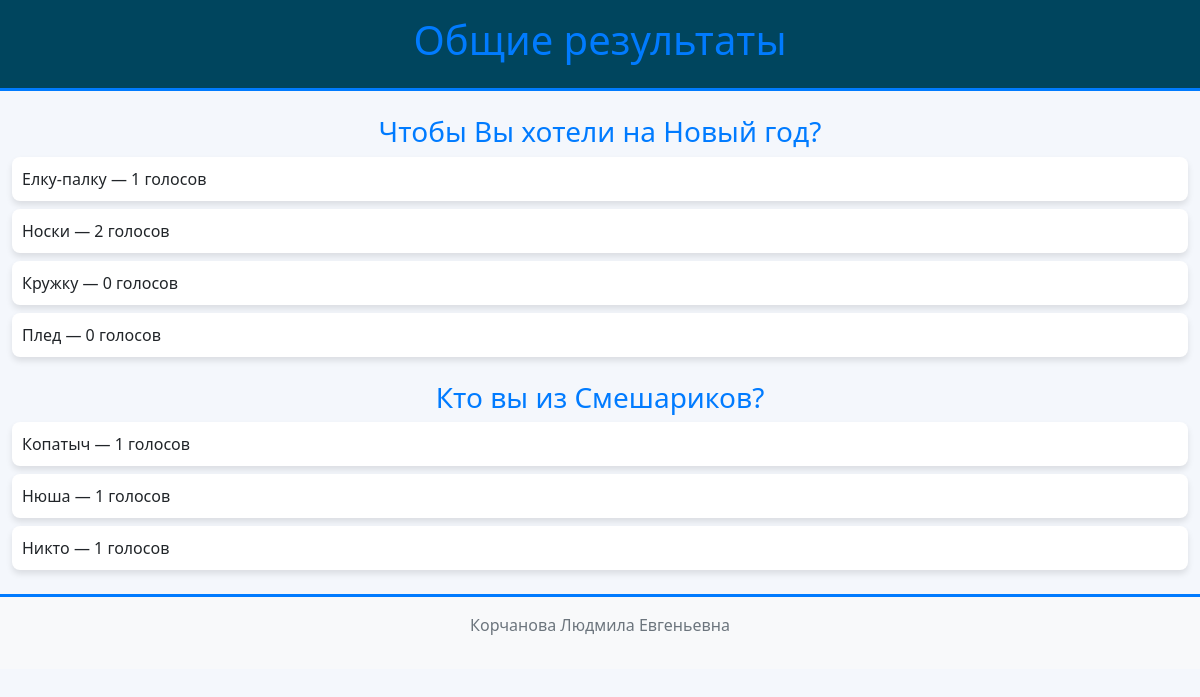
The page /all_results/ on the database as committed earlier.
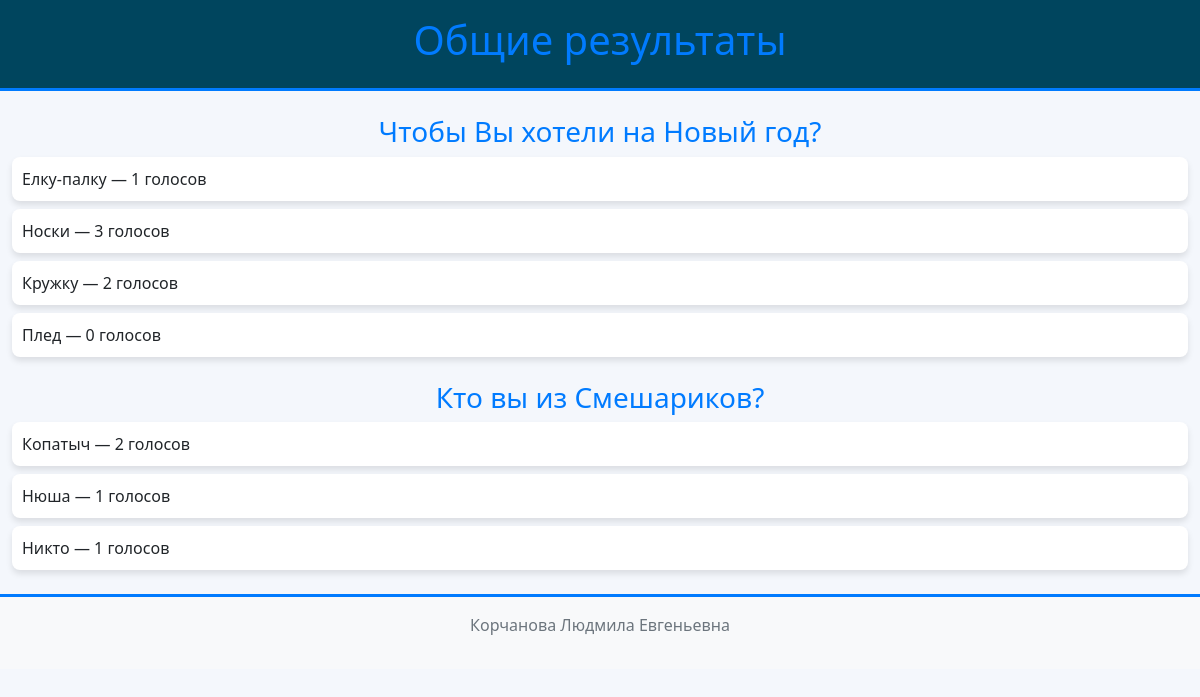
The same page on the database as committed later.
### polls/models.py (models this page shows, shortened)
class Question(models.Model):
    question_text = models.CharField('Текст вопроса', max_length=200)
    pub_date = models.DateTimeField('Дата публикации')

class Choice(models.Model):
    question = models.ForeignKey(Question, on_delete=models.CASCADE)
    choice_text = models.CharField('Текст ответа', max_length=200)
    votes = models.IntegerField('Голоса', default=0)

### polls/views.py (the view)
# urls.py: path('all_results/', views.all_results, name='all_results'),
def all_results(request):
    questions = Question.objects.all()
    return render(request, 'polls/all_results.html', {'questions': questions})

### polls/templates/polls/all_results.html (shortened to what this page needs)
<!DOCTYPE html>
<html lang="ru">
<head>
    <link rel="stylesheet" href="https://cdn.jsdelivr.net/npm/bootstrap@5.3.0/dist/css/bootstrap.min.css">
</head>
<body>
    <header class="text-white py-3">
        <div class="container">
            <h1>Общие результаты</h1>
        </div>
    </header>
    <main class="container mt-4">
        {% for question in questions %}
            <div class="mb-4">
                <h3>{{ question.question_text }}</h3>
                <ul>
                    {% for choice in question.choice_set.all %}
                        <li>
                            {{ choice.choice_text }} — {{ choice.votes }} голосов
                        </li>
                    {% endfor %}
                </ul>
            </div>
        {% endfor %}
    </main>
    <footer class="bg-light py-3">
        <div class="container text-center">
            <p>Корчанова Людмила Евгеньевна</p>
        </div>
    </footer>
</body>
</html>

### polls/templates/polls/all_results.html (style rules this page uses)
body { background-color: #f4f7fc; }
header { background-color: #00455e; border-bottom: 3px solid #007bff; }
footer { background-color: #f8f9fa; border-top: 3px solid #007bff; }
.container { max-width: 1200px; }
h1, h3 { text-align: center; color: #007bff; }
ul { list-style-type: none; padding-left: 0; }
li { background-color: #ffffff; border-radius: 8px; padding: 10px; margin-bottom: 8px; box-shadow: 0 4px 6px rgba(0, 0, 0, 0.1); }
footer p { color: #6c757d; }

Rows that differ between the two databases and show on the page:
changed Choice "Носки": votes "2" → "3"
changed Choice "Кружку": votes "0" → "2"
changed Choice "Копатыч": votes "1" → "2"
